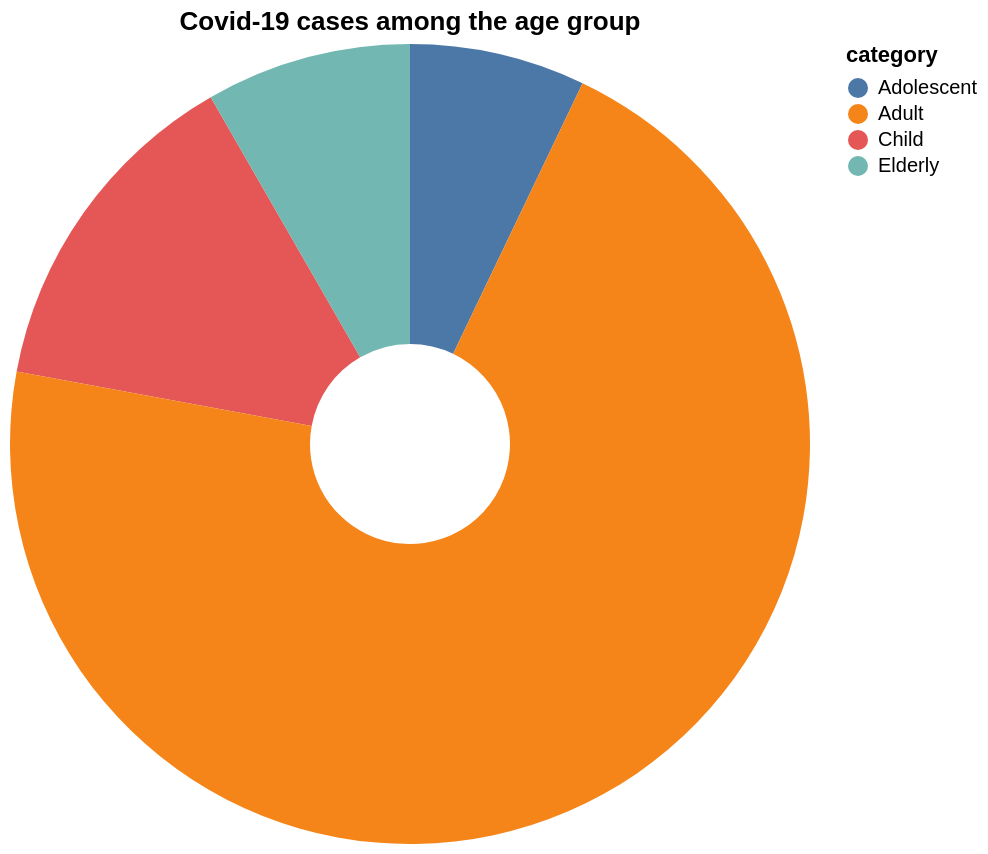

Here is the Vega-Lite specification saved for this chart:
### Vega-Lite specification from a JSON file in a GitHub repository (floating-point values rounded to 4 significant figures)
{"$schema": "https://vega.github.io/schema/vega-lite/v5.json", "title": "Covid-19 cases among the age group", "height": 400, "width": 400, "data": {"values": [{"category": "Child", "value": 13.8}, {"category": "Adolescent", "value": 7.1}, {"category": "Adult", "value": 70.8}, {"category": "Elderly", "value": 8.3}]}, "mark": {"type": "arc", "innerRadius": 50}, "encoding": {"theta": {"field": "value", "type": "quantitative"}, "color": {"field": "category", "type": "nominal"}}}
